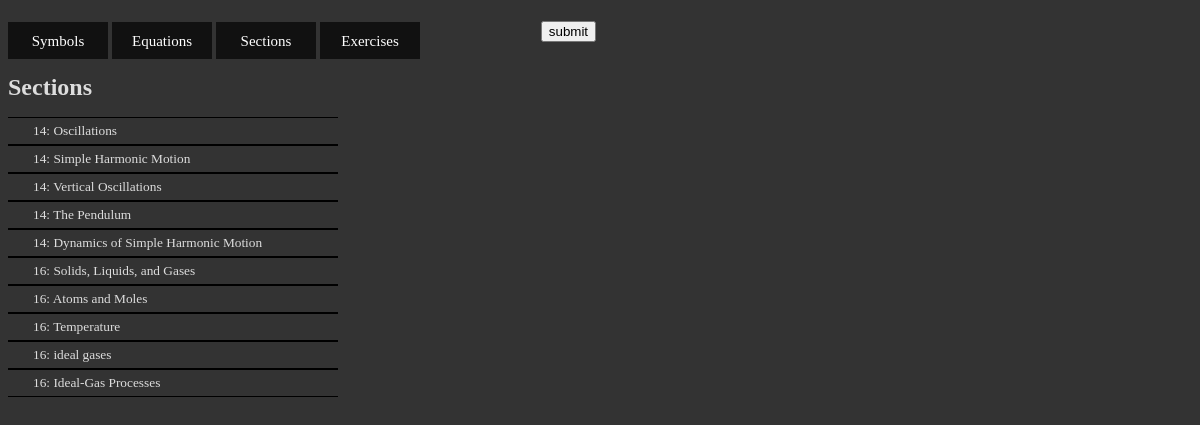
Page /sections/ on the earlier database version.
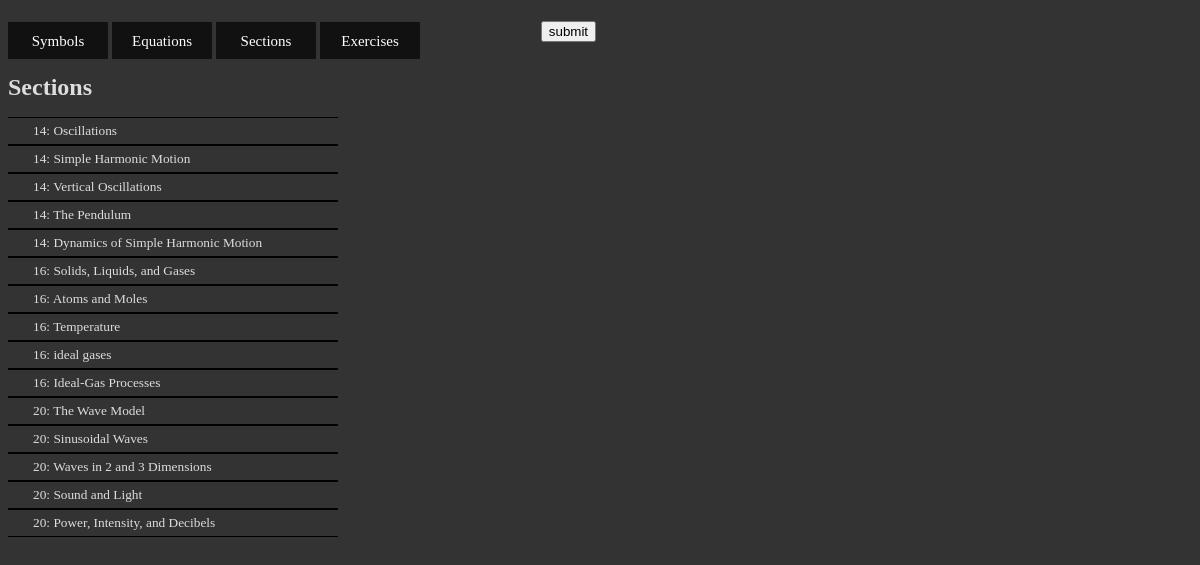
Same page on the later database version.
### per/models.py (models this page shows, shortened)
class Section(models.Model):
	name = models.CharField(max_length=100)
	ch_num = models.IntegerField()
	class Meta:
		ordering = ('ch_num',)

### per/views.py (the view)
# urls.py: url(r'^sections/$', views.sections, name='section'),
def sections(request):
    sec_list = Section.objects.order_by('ch_num')
    context = {'sec_list': sec_list}
    return render(request, 'per/sections.html', context)

### per/templates/per/sections.html (shortened to what this page needs)
<!DOCTYPE html>
<html>
	<head>
	<link rel="stylesheet" type="text/css" href="{{ STATIC_URL }}per/css/btn.css">
	<link rel="stylesheet" type="text/css" href="{{ STATIC_URL }}per/css/global.css">
	{% load staticfiles %}
	</head>
	<body>
	<div id="list">
	<div id = "buttons" style="height:50px;">
	<a href="/symbols" class="btn"><span>Symbols</span></a>
	<a href="/equations" class="btn"><span>Equations</span></a>
	<a href="/sections" class="btn"><span>Sections</span></a>
	<a href="/exercises" class="btn"><span>Exercises</span></a>
	</div>
			{% if sec_list %}
				<ul id="navList">
				<h1>Sections</h1>
				{% for sec in sec_list %}
					<li class="selection" data-sym="{{ sec.id }}">{{ sec.ch_num }}: {{ sec.name }}</li>
				{% endfor %}
				</ul>
			{% else %}
				<p>No symbols are available.</p>
			{% endif %}
	</div>
	<div id="content">
	<form action="{% url 'excListResults' %}" choice method="post">
		<input type="submit" value="submit" />
	</form>
	</div>
	</body>
</html>

Differences in the rows shown:
added Section: ch_num "20", name "The Wave Model"
added Section: ch_num "20", name "Sinusoidal Waves"
added Section: ch_num "20", name "Waves in 2 and 3 Dimensions"
added Section: ch_num "20", name "Sound and Light"
added Section: ch_num "20", name "Power, Intensity, and Decibels"
